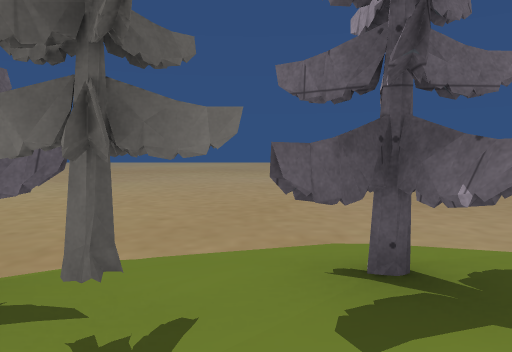
view 1 (above)

24 first-person views from a walk through a 3-D level made in the Unity game engine. The camera is 1.3 m above the floor, tilts 4° down and sees 70° across. The floor is counted in squares, 2 m on a side. Each view is taken from the middle of a square. On the plan, view 1 faces up. The plan holds only what a view shows up to about 11 squares ahead; the rest is blank. The place goes on beyond the plan. Some surface patterns are stand-ins.

view 2
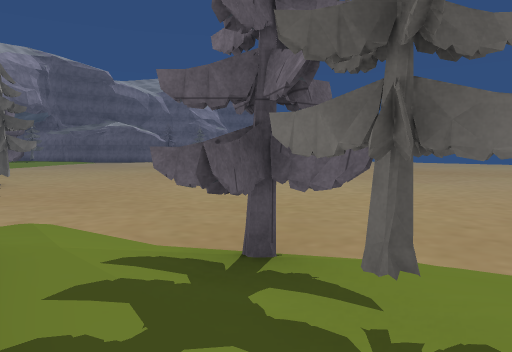

view 3
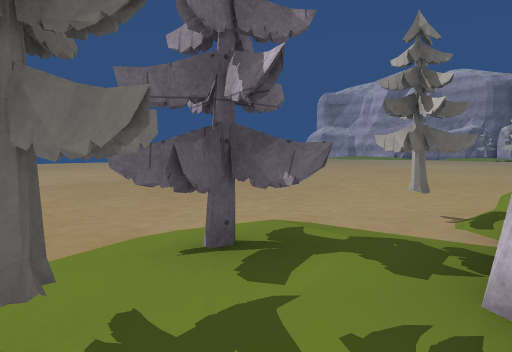

view 4
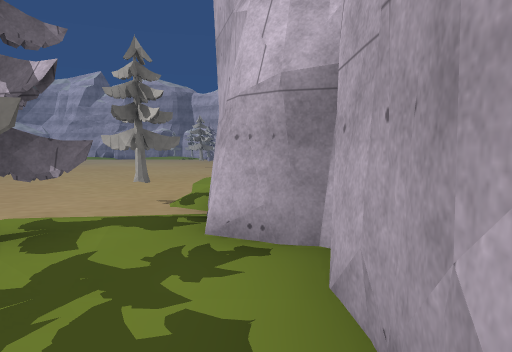

view 5
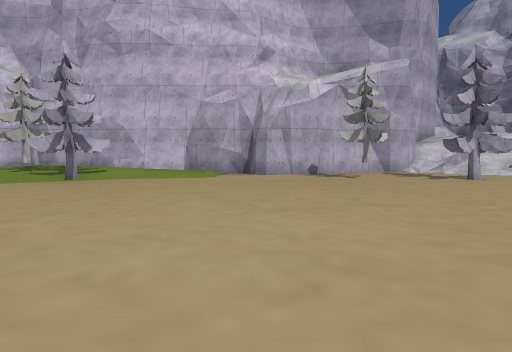

view 6
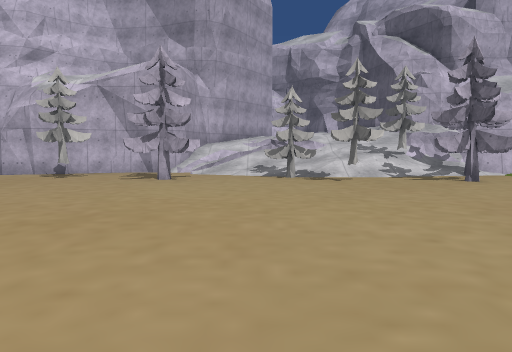

view 7
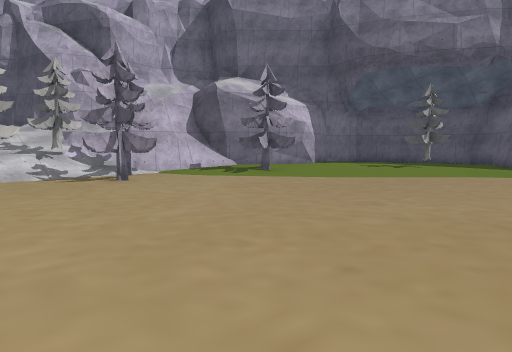

view 8
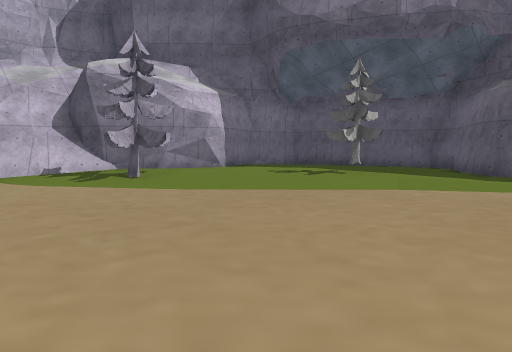

view 9
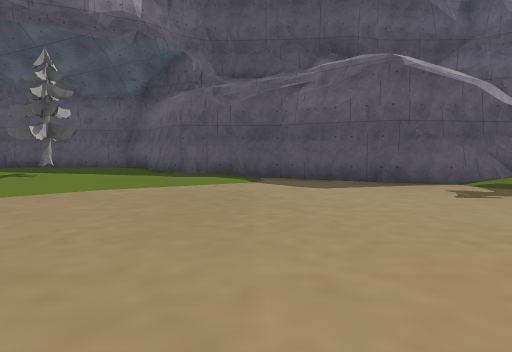

view 10
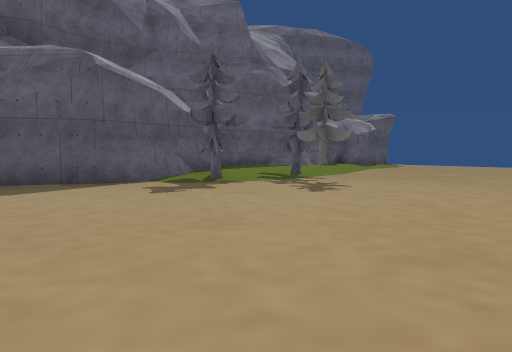

view 11
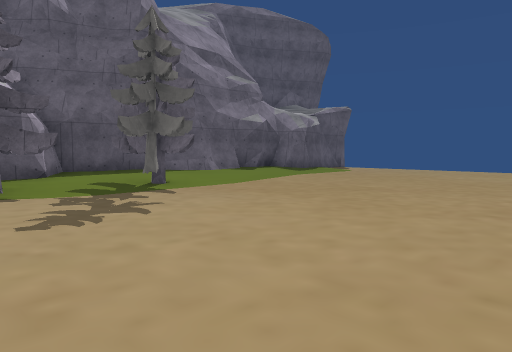

view 12
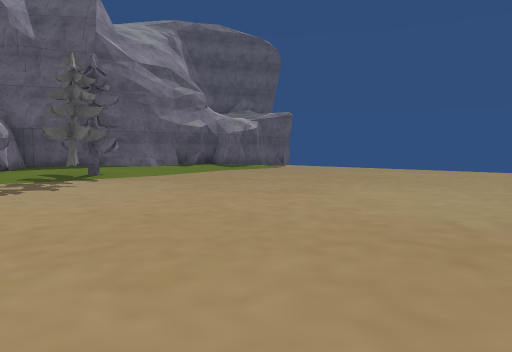

view 13
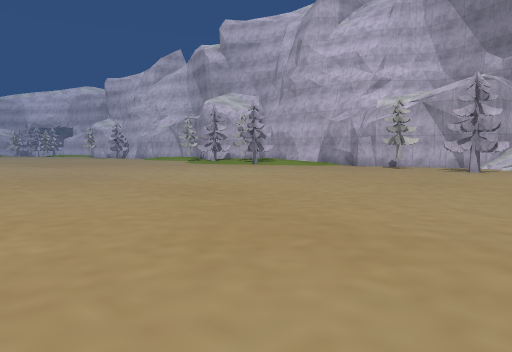

view 14
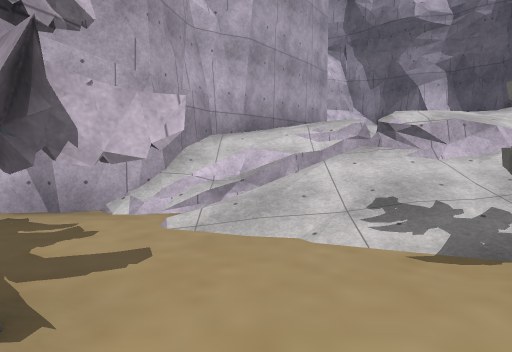

view 15
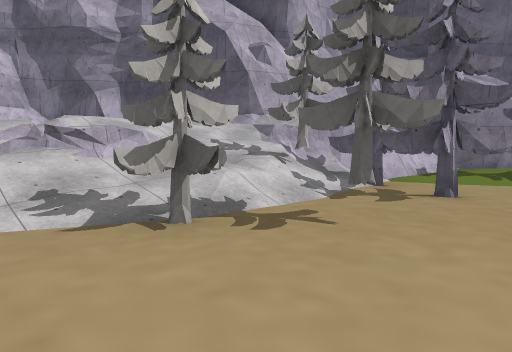

view 16
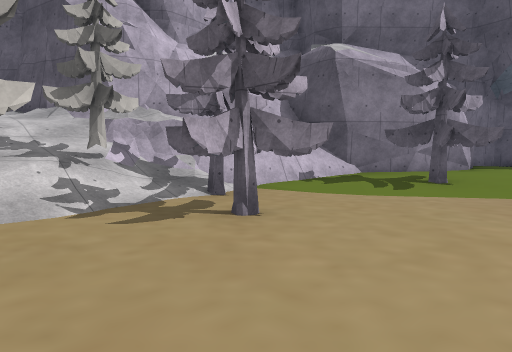

view 17
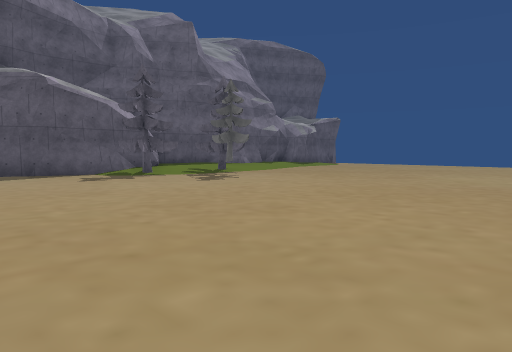

view 18
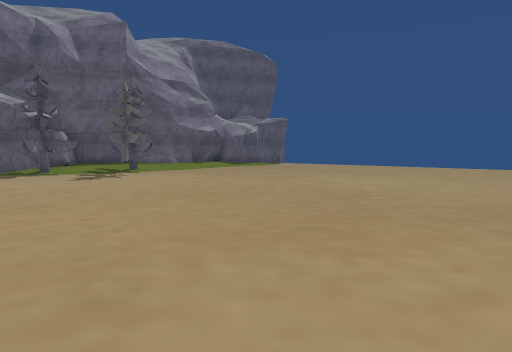

view 19
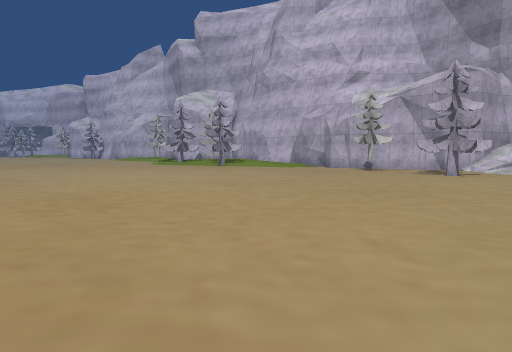

view 20
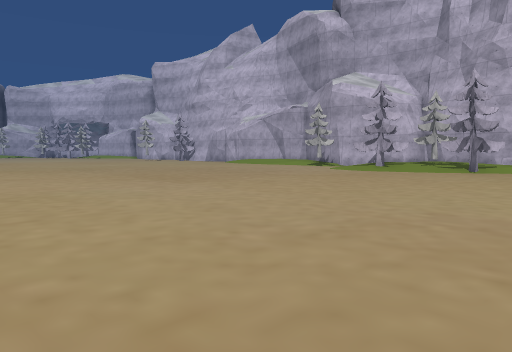

view 21
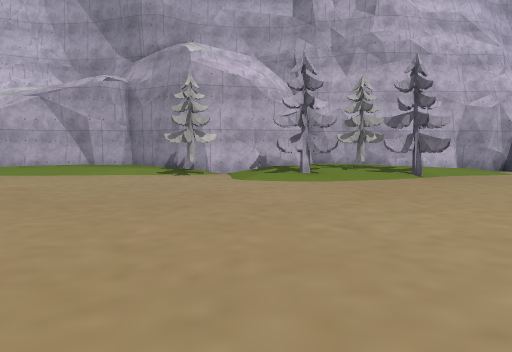

view 22
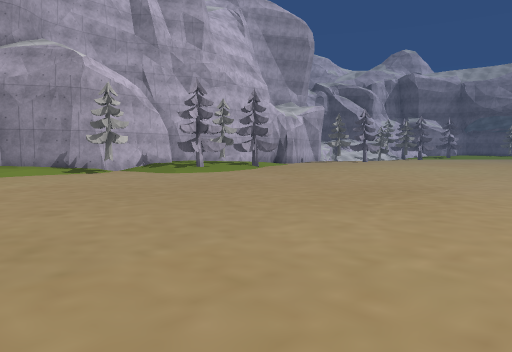

view 23
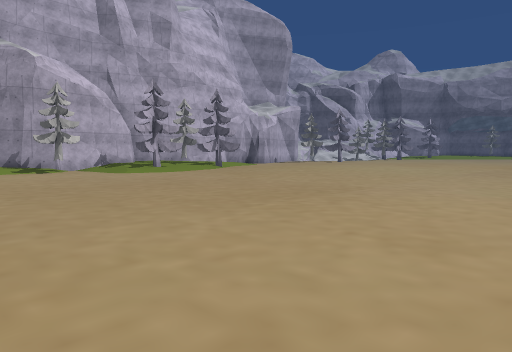

view 24
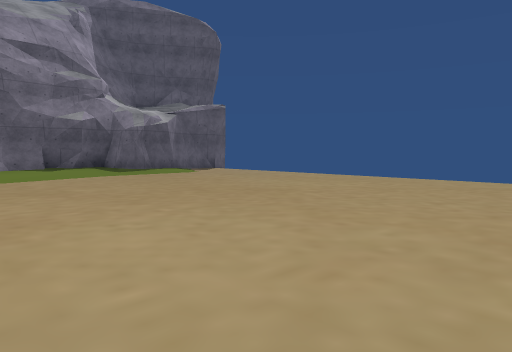

### Floor plan
Key: @ floor where view 1 was taken; # wall or solid block; . main floor; : floor 0.25 m higher than the main floor; + floor 0.5 m higher than the main floor; * floor 2.5 m higher than the main floor; / step, stairs or slope; = window, fence, low wall or low ledge.
Columns run from 29 left of view 1 to 8 right of it. Each row starts with its distance up from view 1.
 23    ##..........
 22    #/..........
 21    #:..........
 20    #:/..........
 19    #::..........
 18    #::..........
 17    #:#..........
 16    #::.#........
 15    #/#...........
 14    ##..............     ....
 13    #.................................
 12   ##..................................
 11   #...................................
 10   #...................................
  9   #:/.................................
  8  ##:/................................
  7 ##++:/................................
  6 #+++#:/...............................
  5 #+++++//..............................
  4 ##++++:/..............................
  3  #+++++##..#..................:/......
  2  ########..##.#...#.##.....##:#//#....
  1        ##:.#///#..#.# ...//++#+/./////
  0         #####/////....#####/+@########
 -1          ##=/////=#####   #####
 -2           ##////=/#
 -3            #//*///#
 -4            ##   /##
 -5             #/ /##
 -6             ##//#
 -7              ####

Where each view was taken, in squares from view 1:
view 1: 0 up, 0 right, facing up
view 2: 0 up, 0 right, facing up-left
view 3: 0 up, 1 left, facing up-right
view 4: 0 up, 2 left, facing right
view 5: 10 up, 6 left, facing down
view 6: 10 up, 13 left, facing down
view 7: 10 up, 14 left, facing down-left
view 8: 10 up, 18 left, facing down-left
view 9: 10 up, 18 left, facing left
view 10: 10 up, 18 left, facing up-left
view 11: 14 up, 18 left, facing up-left
view 12: 14 up, 15 left, facing up-left
view 13: 14 up, 14 left, facing down-right
view 14: 3 up, 12 left, facing down
view 15: 4 up, 12 left, facing down-left
view 16: 5 up, 15 left, facing down-left
view 17: 10 up, 15 left, facing up-left
view 18: 12 up, 13 left, facing up-left
view 19: 12 up, 14 left, facing down-right
view 20: 14 up, 5 left, facing down-right
view 21: 11 up, 2 right, facing down
view 22: 12 up, 8 right, facing down-left
view 23: 13 up, 7 right, facing down-left
view 24: 18 up, 15 left, facing up-left
